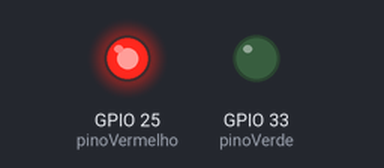
The sketch below on a simulated ESP32. On the bench: output pins drawn as LEDs (lit = HIGH).

Above: at 2.5 s.
At 7.5 s:
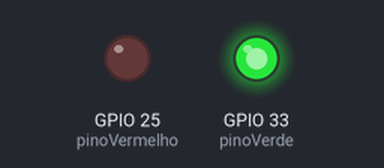
Timing chart, 0 to 13.0 s (numbered marks = the images above):
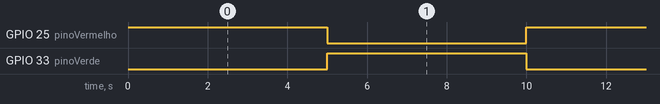

Measured:
- by itself, GPIO 25 (pinoVermelho), GPIO 33 (pinoVerde): alternates HIGH for 5.0 s and LOW for 5.0 s

The sketch:

Teste_Led.ino
```cpp
const int pinoVermelho = 25;
const int pinoVerde = 33;

void setup() {
  pinMode(pinoVermelho, OUTPUT);
  pinMode(pinoVerde, OUTPUT);

}

void loop() {
  digitalWrite(pinoVermelho, HIGH);
  digitalWrite(pinoVerde, LOW);

  delay(5000);

  digitalWrite(pinoVermelho, LOW);
  digitalWrite(pinoVerde, HIGH);

  delay(5000);

}
```
